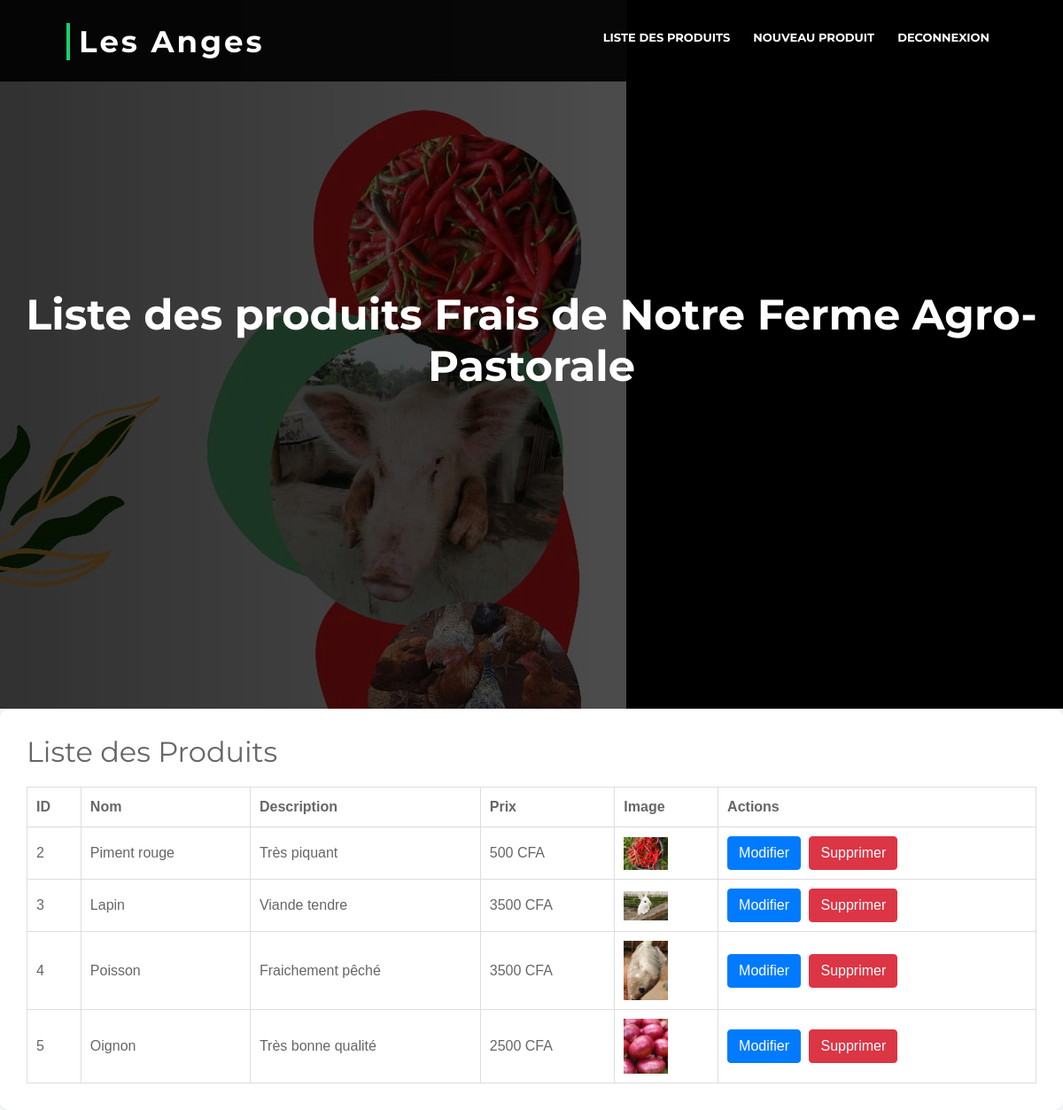
The app's page /listeproduit.php with its own data.
### tables this page shows
CREATE TABLE `produit` (
  `id` int(11) NOT NULL,
  `nom` varchar(255) NOT NULL,
  `description` text NOT NULL,
  `prix` int(20) NOT NULL,
  `image` varchar(255) NOT NULL
);

### listeproduit.php (the view, shortened to what this page needs)
<?php
include 'connexion.php';
$sql = "SELECT * FROM produit";
$stmt = $bdd->query($sql);
$produits = $stmt->fetchAll(PDO::FETCH_ASSOC);
?>
<!DOCTYPE html>
<html lang="en">
<head>
    <link href="lib/bootstrap/css/bootstrap.min.css" rel="stylesheet">
    <link href="lib/font-awesome/css/font-awesome.min.css" rel="stylesheet">
    <link href="lib/animate/animate.min.css" rel="stylesheet">
    <link href="lib/ionicons/css/ionicons.min.css" rel="stylesheet">
    <link href="lib/owlcarousel/assets/owl.carousel.min.css" rel="stylesheet">
    <link href="lib/lightbox/css/lightbox.min.css" rel="stylesheet">
    <link href="css/style.css" rel="stylesheet">
    <link href="css/styleproduits.css" rel="stylesheet">
</head>
<body>
  <header id="header">
    <div class="container-fluid">
      <div id="logo" class="pull-left">
        <h1><a href="#intro" class="scrollto">Les Anges</a></h1>
      </div>
      <nav id="nav-menu-container">
        <ul class="nav-menu">
          <li><a href="listeproduit.php">Liste des produits</a></li>
          <li><a href="nouveau_produit.php">Nouveau Produit</a></li>
          <li><a href="deconnexion.php">Deconnexion</a></li>
        </ul>
      </nav>
    </div>
  </header>
  <section id="intro">
    <div class="intro-container">
      <div id="introCarousel" class="carousel slide carousel-fade" data-ride="carousel">
        <div class="carousel-inner" role="listbox">
          <div class="carousel-item active">
            <div class="carousel-background"><img src="img/produits/prod.jpg" alt=""></div>
            <div class="carousel-container">
              <div class="carousel-content">
                <h2>Liste des produits Frais de Notre Ferme Agro-Pastorale</h2>
              </div>
            </div>
          </div>
      </div>
    </div>
  </section>
        <div class="product-container">
            <h2>Liste des Produits</h2>
            <table class="product-table">
                <thead>
                    <tr>
                        <th>ID</th>
                        <th>Nom</th>
                        <th>Description</th>
                        <th>Prix</th>
                        <th>Image</th>
                        <th>Actions</th>
                    </tr>
                </thead>
                <tbody>
                    <?php foreach ($produits as $produit): ?>
                        <tr>
                            <td><?= htmlspecialchars($produit['id']); ?></td>
                            <td><?= htmlspecialchars($produit['nom']); ?></td>
                            <td><?= htmlspecialchars($produit['description']); ?></td>
                            <td><?= htmlspecialchars($produit['prix']); ?> CFA</td>
                            <td><img src="<?= htmlspecialchars($produit['image']); ?>" alt="<?= htmlspecialchars($produit['nom']); ?>" width="50"></td>
                            <td>
                                <a href="modifier_produit.php?id=<?= $produit['id']; ?>" class="btn btn-primary">Modifier</a>
                                <a href="listeproduit.php?delete_id=<?= $produit['id']; ?>" class="btn btn-danger" onclick="return confirm('Êtes-vous sûr de vouloir supprimer ce produit ?');">Supprimer</a>
                            </td>
                        </tr>
                    <?php endforeach; ?>
                </tbody>
            </table>
        </div>
</body>
</html>

### css/style.css (style rules this page uses)
body { background: #fff; color: #666666; font-family: "Open Sans", sans-serif; }
a { color: #18d26e; transition: 0.5s; }
h1, h2, h3, h4, h5, h6 { font-family: "Montserrat", sans-serif; font-weight: 400; margin: 0 0 20px 0; padding: 0; }
#header { padding: 30px 0; height: 92px; position: fixed; left: 0; top: 0; right: 0; transition: all 0.5s; z-index: 997; }
#header #logo { float: left; }
#header #logo h1 { font-size: 34px; margin: 0; padding: 0; line-height: 1; font-family: "Montserrat", sans-serif; font-weight: 700; letter-spacing: 3px; }
#header #logo h1 a, #header #logo h1 a:hover { color: #fff; padding-left: 10px; border-left: 4px solid #18d26e; }
#intro { display: table; width: 100%; height: 100vh; background: #000; }
#intro .carousel-item { width: 100%; height: 100vh; background-size: cover; background-position: center; background-repeat: no-repeat; }
#intro .carousel-item::before { content: ''; background-color: rgba(0, 0, 0, 0.7); position: absolute; height: 100%; width: 100%; top: 0; right: 0; left: 0; bottom: 0; }
#intro .carousel-container { display: -webkit-box; display: -webkit-flex; display: -ms-flexbox; display: flex; -webkit-box-pack: center; -webkit-justify-content: center; -ms-flex-pack: center; justify-content: center; -webkit-box-align: center; -webkit-align-items: center; -ms-flex-align: center; align-items: center; position: absolute; bottom: 0; top: 0; left: 0; right: 0; }
#intro .carousel-background img { max-width: 100%; }
#intro .carousel-content { text-align: center; }
#intro h2 { color: #fff; margin-bottom: 30px; font-size: 48px; font-weight: 700; }
#intro .carousel-fade { overflow: hidden; }
#intro .carousel-fade .carousel-inner .carousel-item { transition-property: opacity; }
#intro .carousel-fade .carousel-inner .carousel-item, #intro .carousel-fade .carousel-inner .active.carousel-item-left, #intro .carousel-fade .carousel-inner .active.carousel-item-right { opacity: 0; }
#intro .carousel-fade .carousel-inner .active, #intro .carousel-fade .carousel-inner .carousel-item-next.carousel-item-left, #intro .carousel-fade .carousel-inner .carousel-item-prev.carousel-item-right { opacity: 1; transition: 0.5s; }
.nav-menu, .nav-menu * { margin: 0; padding: 0; list-style: none; }
.nav-menu li { position: relative; white-space: nowrap; }
.nav-menu > li { float: left; }
#nav-menu-container { float: right; margin: 0; }
.nav-menu a { padding: 0 8px 10px 8px; text-decoration: none; display: inline-block; color: #fff; font-family: "Montserrat", sans-serif; font-weight: 700; font-size: 13px; text-transform: uppercase; outline: none; }
.nav-menu > li { margin-left: 10px; }
@media (min-width: 1024px) { #header #logo { padding-left: 60px; } }
@media (min-width: 1024px) { #nav-menu-container { padding-right: 60px; } }

### css/styleproduits.css (style rules this page uses)
body { font-family: Arial, sans-serif; margin: 0; padding: 0; box-sizing: border-box; }
header { background-color: rgba(0, 0, 0, 0.9);; color: #fff; padding: 1em 0; }

### listeproduit.php (style rules this page uses)
body { background-color: #f8f9fa; }
.product-container { background: #fff; padding: 30px; border-radius: 10px; box-shadow: 0 0 10px rgba(0, 0, 0, 0.1); }
.product-container h2 { margin-bottom: 20px; }
.product-table { width: 100%; border-collapse: collapse; }
.product-table th, .product-table td { padding: 10px; border: 1px solid #ddd; text-align: left; }
.btn { margin-right: 5px; }

### records on screen
produit: id "2", nom "Piment rouge", description "Très piquant", prix "500", image (picture)
produit: id "3", nom "Lapin", description "Viande tendre", prix "3500", image (picture)
produit: id "4", nom "Poisson", description "Fraichement pêché", prix "3500", image (picture)
produit: id "5", nom "Oignon", description "Très bonne qualité", prix "2500", image (picture)
